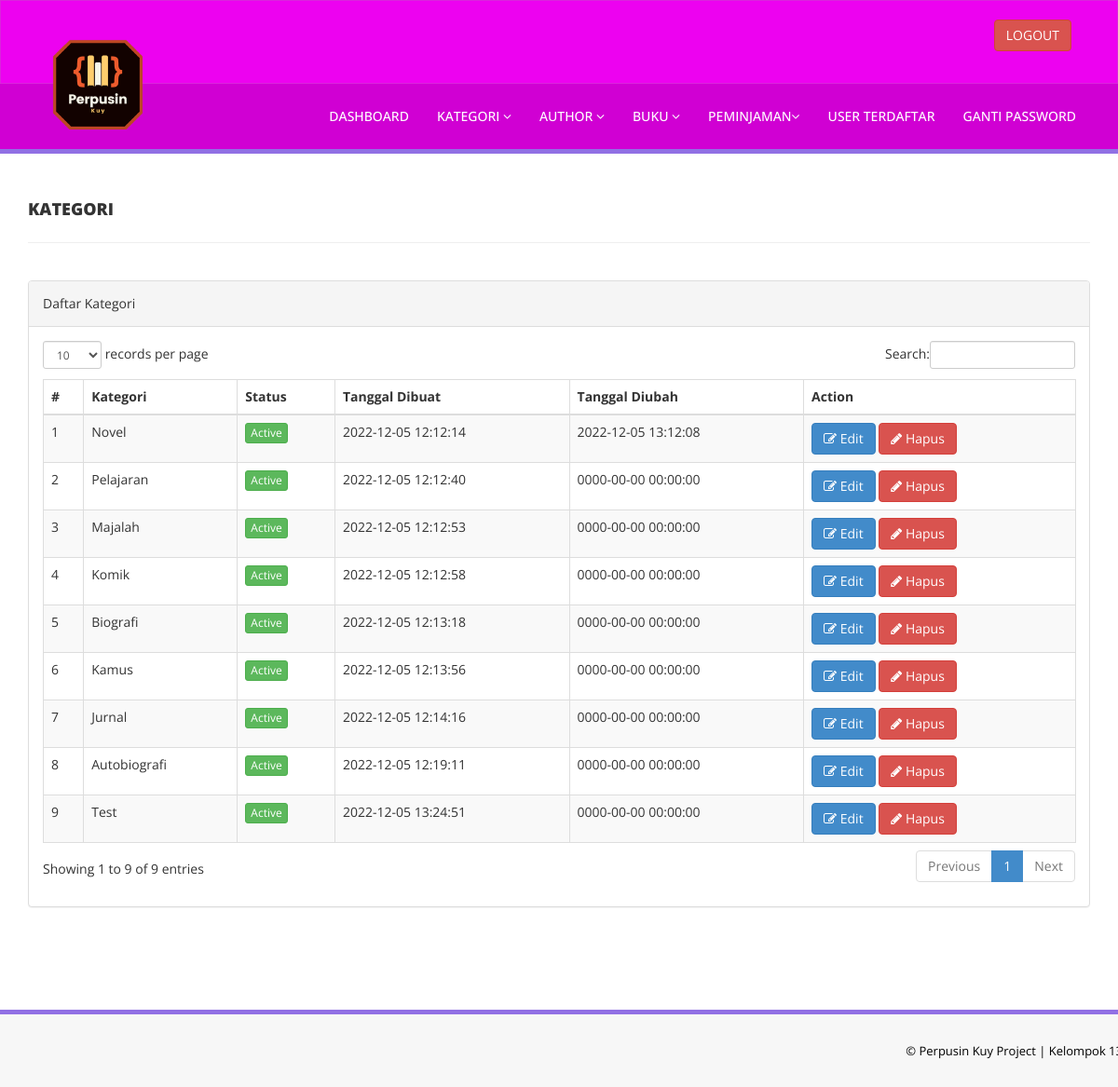
/Perpusin/admin/manage-categories.php (signed in), run on the app's committed database.
### tables this page shows
CREATE TABLE `tblcategory` (
  `id` int(11) NOT NULL,
  `CategoryName` varchar(150) DEFAULT NULL,
  `Status` int(1) DEFAULT NULL,
  `CreationDate` timestamp NULL DEFAULT current_timestamp(),
  `UpdationDate` timestamp NULL DEFAULT '0000-00-00 00:00:00' ON UPDATE current_timestamp()
);

### Perpusin/admin/manage-categories.php (the view, shortened to what this page needs)
<?php
include('includes/config.php');
if (strlen($_SESSION['alogin']) == 0) {
    header('location:index.php');
} else {
?>
<!DOCTYPE html>
<html xmlns="http://www.w3.org/1999/xhtml">
<head>
    <link href="assets/css/bootstrap.css" rel="stylesheet" />
    <link href="assets/css/font-awesome.css" rel="stylesheet" />
    <link href="assets/js/dataTables/dataTables.bootstrap.css" rel="stylesheet" />
    <link href="assets/css/style.css" rel="stylesheet" />
</head>
<body>
    <?php include('includes/header.php'); ?>
    <div class="content-wrapper">
        <div class="container">
            <div class="row pad-botm">
                <div class="col-md-12">
                    <h4 class="header-line">Kategori</h4>
                </div>
                <div class="row">
                </div>
            </div>
            <div class="row">
                <div class="col-md-12">
                    <div class="panel panel-default">
                        <div class="panel-heading">
                            Daftar Kategori
                        </div>
                        <div class="panel-body">
                            <div class="table-responsive">
                                <table class="table table-striped table-bordered table-hover" id="dataTables-example">
                                    <thead>
                                        <tr>
                                            <th>#</th>
                                            <th>Kategori</th>
                                            <th>Status</th>
                                            <th>Tanggal Dibuat</th>
                                            <th>Tanggal Diubah</th>
                                            <th>Action</th>
                                        </tr>
                                    </thead>
                                    <tbody>
                                        <?php $sql = "SELECT * from  tblcategory";
    $query = $dbh->prepare($sql);
    $query->execute();
    $results = $query->fetchAll(PDO::FETCH_OBJ);
    $cnt = 1;
    if ($query->rowCount() > 0) {
        foreach ($results as $result) { ?>
                                        <tr class="odd gradeX">
                                            <td class="center">
                                                <?php echo htmlentities($cnt); ?>
                                            </td>
                                            <td class="center">
                                                <?php echo htmlentities($result->CategoryName); ?>
                                            </td>
                                            <td class="center">
                                                <?php if ($result->Status == 1) { ?>
                                                <a href="#" class="btn btn-success btn-xs">Active</a>
                                                <?php } else { ?>
                                                <a href="#" class="btn btn-danger btn-xs">Inactive</a>
                                                <?php } ?>
                                            </td>
                                            <td class="center">
                                                <?php echo htmlentities($result->CreationDate); ?>
                                            </td>
                                            <td class="center">
                                                <?php echo htmlentities($result->UpdationDate); ?>
                                            </td>
                                            <td class="center">
                                                <a
                                                    href="edit-category.php?catid=<?php echo htmlentities($result->id); ?>"><button
                                                        class="btn btn-primary"><i class="fa fa-edit "></i>
                                                        Edit</button>
                                                    <a href="manage-categories.php?del=<?php echo htmlentities($result->id); ?>"
                                                        onclick="return confirm('Are you sure you want to delete?');"" >  <button class="
                                                        btn btn-danger"><i class="fa fa-pencil"></i> Hapus</button>
                                            </td>
                                        </tr>
                                        <?php $cnt = $cnt + 1;
        }
    } ?>
                                    </tbody>
                                </table>
                            </div>
                        </div>
                    </div>
                </div>
            </div>
        </div>
    </div>
    <?php include('includes/footer.php'); ?>
</body>
</html>
<?php } ?>

### Perpusin/admin/includes/header.php (shortened to what this page needs)
<div style="background-color: #ED02F0;" class="navbar navbar-inverse set-radius-zero" >
        <div class="container">
            <div class="navbar-header">
                <a class="navbar-brand">
                    <img width = "150" height = "150" src="assets/img/logoadmin.png" />
                </a>
            </div>
            <div class="right-div">
                <a href="logout.php" class="btn btn-danger pull-right">LOGOUT</a>
            </div>
        </div>
    </div>
    <section style="background-color:#D000D3" class="menu-section">
        <div class="container">
            <div class="row ">
                <div class="col-md-12">
                    <div class="navbar-collapse collapse ">
                        <ul id="menu-top" class="nav navbar-nav navbar-right">
                            <li><a href="dashboard.php">DASHBOARD</a></li>
                            <li>
                                <a href="#" class="dropdown-toggle" id="ddlmenuItem" data-toggle="dropdown"> Kategori <i class="fa fa-angle-down"></i></a>
                            </li>
                            <li>
                                <a href="#" class="dropdown-toggle" id="ddlmenuItem" data-toggle="dropdown"> Author <i class="fa fa-angle-down"></i></a>
                            </li>
 <li>
                                <a href="#" class="dropdown-toggle" id="ddlmenuItem" data-toggle="dropdown"> Buku <i class="fa fa-angle-down"></i></a>
                            </li>
                           <li>
                                <a href="#" class="dropdown-toggle" id="ddlmenuItem" data-toggle="dropdown">Peminjaman<i class="fa fa-angle-down"></i></a>
                            </li>
                             <li><a href="reg-students.php">User Terdaftar</a></li>
  <li><a href="change-password.php">Ganti Password</a></li>
                        </ul>
                    </div>
                </div>
            </div>
        </div>
    </section>

### Perpusin/admin/includes/footer.php
<section class="footer-section">
     <div class="container">
         <div class="row">
             <div class="col-md-12">
                &copy; Perpusin Kuy Project | Kelompok 13
             </div>
         </div>
     </div>
 </section>

### Perpusin/admin/assets/css/style.css (style rules this page uses)
.set-radius-zero { border-radius:0px; -moz-border-radius:0px; -webkit-border-radius:0px; }
.content-wrapper { margin-top: 40px; min-height:800px; padding-bottom:90px; }
.header-line { font-weight:900; padding-bottom:25px; border-bottom:1px solid #eeeeee; text-transform:uppercase; }
.pad-botm { padding-bottom:30px; }
.right-div { float: right; padding: 20px; }
#menu-top a { color:#FFFF; text-decoration:none; font-weight:500; padding: 25px 15px 25px 15px; text-transform:uppercase; }
.menu-section { background-color: #f7f7f7; border-bottom:5px solid #9170E4; width:100% }
.navbar-inverse { background-color: #FFF; border-color: rgba(155, 153, 153, 0.23); }
.navbar { min-height: 90px; margin-bottom: 0px; }
.footer-section { padding:25px 50px 25px 50px; color:#000; font-size:13px; background-color: #f7f7f7; text-align:right; border-top:5px solid #9170E4; }

### data on the page
tblcategory: CategoryName "Novel", Status "Active", CreationDate "2022-12-05 12:12:14", UpdationDate "2022-12-05 13:12:08"
tblcategory: CategoryName "Pelajaran", Status "Active", CreationDate "2022-12-05 12:12:40", UpdationDate "0000-00-00 00:00:00"
tblcategory: CategoryName "Majalah", Status "Active", CreationDate "2022-12-05 12:12:53", UpdationDate "0000-00-00 00:00:00"
tblcategory: CategoryName "Komik", Status "Active", CreationDate "2022-12-05 12:12:58", UpdationDate "0000-00-00 00:00:00"
tblcategory: CategoryName "Biografi", Status "Active", CreationDate "2022-12-05 12:13:18", UpdationDate "0000-00-00 00:00:00"
tblcategory: CategoryName "Kamus", Status "Active", CreationDate "2022-12-05 12:13:56", UpdationDate "0000-00-00 00:00:00"
tblcategory: CategoryName "Jurnal", Status "Active", CreationDate "2022-12-05 12:14:16", UpdationDate "0000-00-00 00:00:00"
tblcategory: CategoryName "Autobiografi", Status "Active", CreationDate "2022-12-05 12:19:11", UpdationDate "0000-00-00 00:00:00"
tblcategory: CategoryName "Test", Status "Active", CreationDate "2022-12-05 13:24:51", UpdationDate "0000-00-00 00:00:00"
